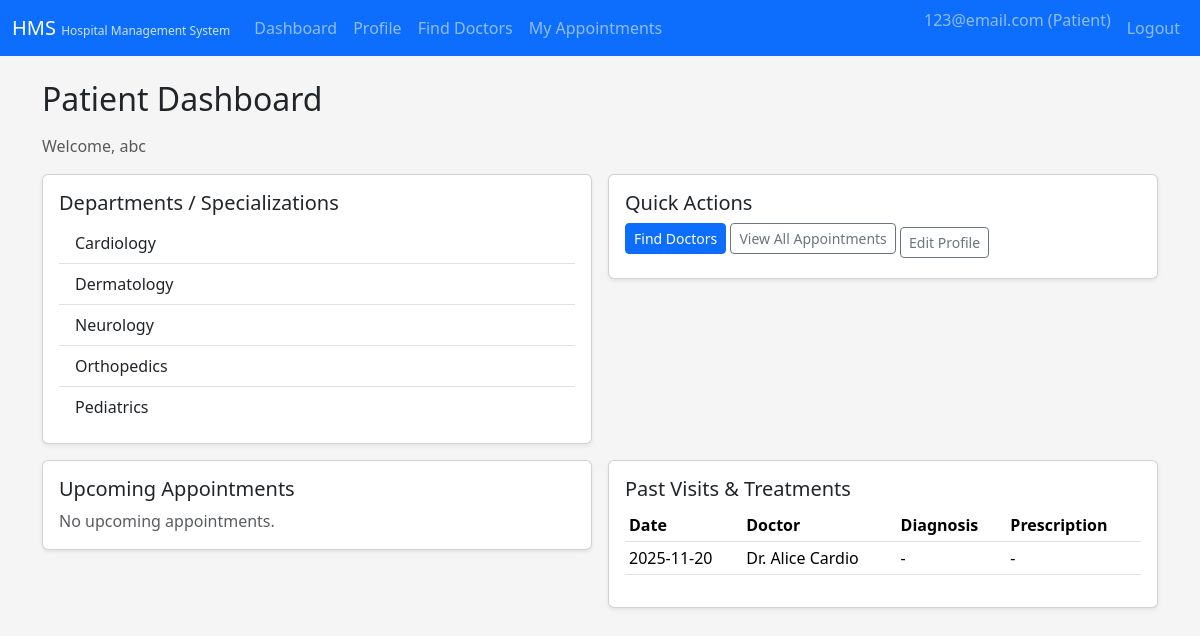
/patient/dashboard (signed in), run on an earlier commit of the app's database.
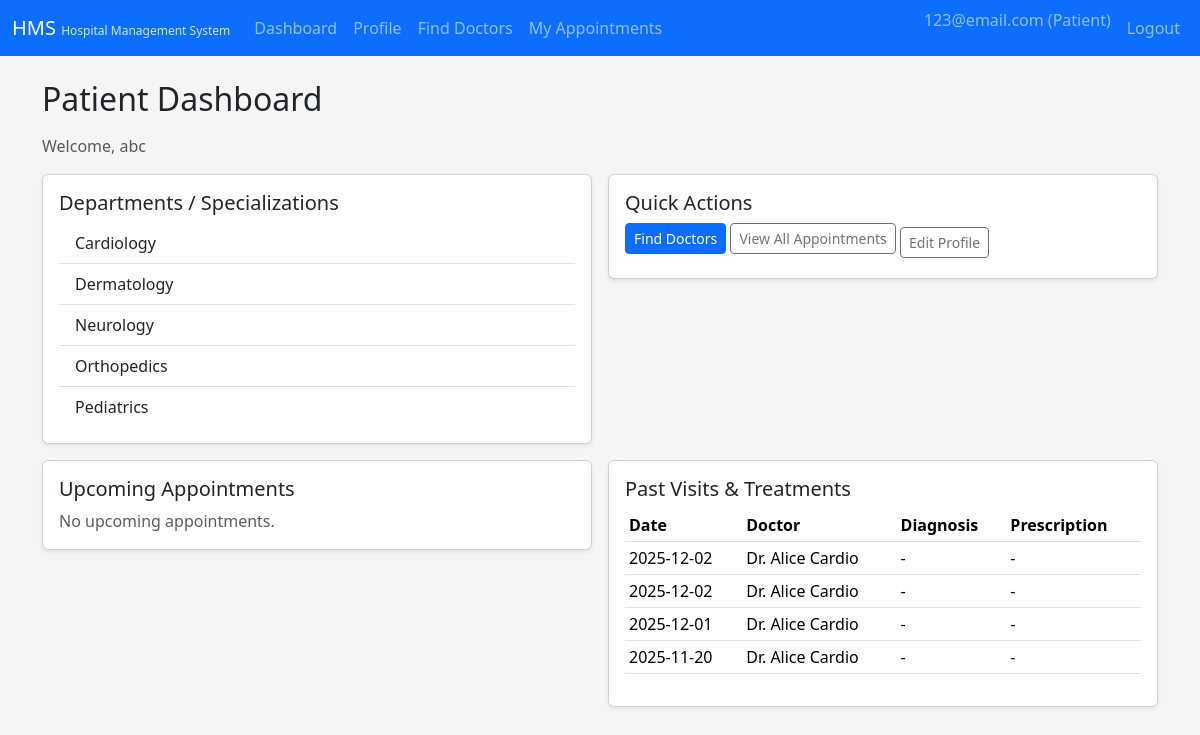
And on a later commit of the database.
### tables this page shows
CREATE TABLE users (
    id INTEGER PRIMARY KEY AUTOINCREMENT,
    email TEXT NOT NULL UNIQUE,
    password_hash TEXT NOT NULL,
    role TEXT NOT NULL CHECK (role IN ('admin', 'doctor', 'patient')),
    status TEXT NOT NULL DEFAULT 'active' CHECK (status IN ('active', 'blacklisted'))
);

CREATE TABLE patient_profiles (
    id INTEGER PRIMARY KEY AUTOINCREMENT,
    user_id INTEGER NOT NULL UNIQUE,
    name TEXT NOT NULL,
    age INTEGER,
    gender TEXT,
    phone TEXT,
    address TEXT,
    emergency_contact TEXT,
    FOREIGN KEY (user_id) REFERENCES users (id) ON DELETE CASCADE
);

CREATE TABLE departments (
    id INTEGER PRIMARY KEY AUTOINCREMENT,
    name TEXT NOT NULL UNIQUE,
    description TEXT
);

CREATE TABLE appointments (
    id INTEGER PRIMARY KEY AUTOINCREMENT,
    patient_id INTEGER NOT NULL,
    doctor_id INTEGER NOT NULL,
    department_id INTEGER,
    date TEXT NOT NULL,         -- 'YYYY-MM-DD'
    time TEXT NOT NULL,         -- 'HH:MM'
    status TEXT NOT NULL DEFAULT 'Booked'
        CHECK (status IN ('Booked', 'Completed', 'Cancelled')),
    created_at TEXT NOT NULL,   -- ISO datetime string
    FOREIGN KEY (patient_id) REFERENCES patient_profiles (id) ON DELETE CASCADE,
    FOREIGN KEY (doctor_id) REFERENCES doctor_profiles (id) ON DELETE CASCADE,
    FOREIGN KEY (department_id) REFERENCES departments (id) ON DELETE SET NULL,
    UNIQUE (doctor_id, date, time)
);

CREATE TABLE doctor_profiles (
    id INTEGER PRIMARY KEY AUTOINCREMENT,
    user_id INTEGER NOT NULL UNIQUE,
    department_id INTEGER,
    name TEXT NOT NULL,
    specialization TEXT,
    phone TEXT,
    bio TEXT,
    FOREIGN KEY (user_id) REFERENCES users (id) ON DELETE CASCADE,
    FOREIGN KEY (department_id) REFERENCES departments (id) ON DELETE SET NULL
);

### patient_routes.py (the view)
    @app.route("/patient/dashboard")
    @role_required("patient")
    def patient_dashboard():
        patient = get_patient_profile_for_current_user()
        if not patient:
            flash("Patient profile not found.", "danger")
            return redirect(url_for("logout"))
        today_str = date.today().isoformat()
        conn = get_db()
        cur = conn.cursor()
        cur.execute("SELECT * FROM departments ORDER BY name")
        departments = cur.fetchall()
        cur.execute(
            """
            SELECT a.*, d.name AS doctor_name
            FROM appointments a
            JOIN doctor_profiles d ON a.doctor_id = d.id
            WHERE a.patient_id = ? AND a.date >= ?
            ORDER BY a.date, a.time
            """,
            (patient["id"], today_str),
        )
        upcoming = cur.fetchall()
        cur.execute(
            """
            SELECT a.*, d.name AS doctor_name, t.diagnosis, t.prescription
            FROM appointments a
            JOIN doctor_profiles d ON a.doctor_id = d.id
            LEFT JOIN treatments t ON t.appointment_id = a.id
            WHERE a.patient_id = ? AND a.date < ?
            ORDER BY a.date DESC, a.time DESC
            """,
            (patient["id"], today_str),
        )
        past = cur.fetchall()
        conn.close()
        return render_template(
            "patient/dashboard.html",
            patient=patient,
            departments=departments,
            upcoming=upcoming,
            past=past,
        )

### app.py (called while the page is built)
@login_manager.user_loader
def load_user(user_id):
    conn = get_db()
    cur = conn.cursor()
    cur.execute("SELECT * FROM users WHERE id = ?", (user_id,))
    row = cur.fetchone()
    conn.close()
    if row:
        return User(row)
    return None

### db.py (called while the page is built)
def get_db():
    conn = sqlite3.connect(
        DB_PATH,
        timeout=10.0,          # wait up to 10s for locks instead of failing immediately
        check_same_thread=False,  # allow multi-threaded access (Flask dev server)
    )
    conn.row_factory = sqlite3.Row  # access columns by name: row["email"]
    conn.execute("PRAGMA foreign_keys = ON;")
    conn.execute("PRAGMA journal_mode = WAL;")
    return conn

### security.py (called while the page is built)
def role_required(role):
    def decorator(view_func):
        @wraps(view_func)
        @login_required
        def wrapped(*args, **kwargs):
            if current_user.role != role:
                flash("You are not authorized to view this page.", "danger")
                return redirect(url_for("index"))
            if current_user.status != "active":
                flash("Your account is not active. Please contact hospital staff.", "warning")
                return redirect(url_for("logout"))
            return view_func(*args, **kwargs)
        return wrapped
    return decorator

def get_patient_profile_for_current_user():
    conn = get_db()
    cur = conn.cursor()
    cur.execute("SELECT * FROM patient_profiles WHERE user_id = ?", (current_user.id,))
    patient = cur.fetchone()
    conn.close()
    return patient

### templates/patient/dashboard.html (shortened to what this page needs)
{% extends "base.html" %}
{% block content %}
<h2 class="mb-3">Patient Dashboard</h2>
<p class="text-muted">Welcome, {{ patient.name }}</p>
<div class="row g-3 mb-3">
  <div class="col-md-6">
    <div class="card shadow-sm">
      <div class="card-body">
        <h5 class="card-title">Departments / Specializations</h5>
        {% if departments %}
          <ul class="list-group list-group-flush mt-2">
            {% for d in departments %}
              <li class="list-group-item d-flex justify-content-between align-items-center">
                {{ d.name }}
              </li>
            {% endfor %}
          </ul>
        {% else %}
          <p class="mt-2 mb-0 text-muted">No departments configured yet.</p>
        {% endif %}
      </div>
    </div>
  </div>
  <div class="col-md-6">
    <div class="card shadow-sm mb-3">
      <div class="card-body">
        <h5 class="card-title">Quick Actions</h5>
        <a href="{{ url_for('patient_doctors') }}" class="btn btn-primary btn-sm mb-2">
          Find Doctors
        </a>
        <a href="{{ url_for('patient_appointments') }}" class="btn btn-outline-secondary btn-sm mb-2">
          View All Appointments
        </a>
        <a href="{{ url_for('patient_profile') }}" class="btn btn-outline-secondary btn-sm">
          Edit Profile
        </a>
      </div>
    </div>
  </div>
</div>
<div class="row g-3">
  <div class="col-md-6">
    <div class="card shadow-sm">
      <div class="card-body">
        <h5 class="card-title">Upcoming Appointments</h5>
        {% if upcoming %}
          <table class="table table-sm align-middle mt-2">
            <thead>
              <tr>
                <th>Date</th>
                <th>Time</th>
                <th>Doctor</th>
                <th>Status</th>
              </tr>
            </thead>
            <tbody>
              {% for a in upcoming %}
                <tr>
                  <td>{{ a.date }}</td>
                  <td>{{ a.time }}</td>
                  <td>{{ a.doctor_name }}</td>
                  <td>{{ a.status }}</td>
                </tr>
              {% endfor %}
            </tbody>
          </table>
        {% else %}
          <p class="mt-2 mb-0 text-muted">No upcoming appointments.</p>
        {% endif %}
      </div>
    </div>
  </div>
  <div class="col-md-6">
    <div class="card shadow-sm">
      <div class="card-body">
        <h5 class="card-title">Past Visits & Treatments</h5>
        {% if past %}
          <table class="table table-sm align-middle mt-2">
            <thead>
              <tr>
                <th>Date</th>
                <th>Doctor</th>
                <th>Diagnosis</th>
                <th>Prescription</th>
              </tr>
            </thead>
            <tbody>
              {% for a in past %}
                <tr>
                  <td>{{ a.date }}</td>
                  <td>{{ a.doctor_name }}</td>
                  <td>{{ a.diagnosis or '-' }}</td>
                  <td>{{ a.prescription or '-' }}</td>
                </tr>
              {% endfor %}
            </tbody>
          </table>
        {% else %}
          <p class="mt-2 mb-0 text-muted">No past visits recorded.</p>
        {% endif %}
      </div>
    </div>
  </div>
</div>
{% endblock %}

### templates/base.html (shortened to what this page needs)
<!doctype html>
<html lang="en">
<head>
  <link
    href="https://cdn.jsdelivr.net/npm/bootstrap@5.3.3/dist/css/bootstrap.min.css"
    rel="stylesheet"
  >
</head>
<body>
<nav class="navbar navbar-expand-lg navbar-dark bg-primary">
  <div class="container-fluid">
    <a class="navbar-brand" href="{{ url_for('index') }}">
      HMS
      <span class="small d-none d-sm-inline">Hospital Management System</span>
    </a>
    <div class="collapse navbar-collapse" id="navbarContent">
      <ul class="navbar-nav me-auto mb-2 mb-lg-0">
        {% if current_user.is_authenticated %}
              {% if current_user.role == 'admin' %}
            <li class="nav-item">
              <a class="nav-link" href="{{ url_for('admin_dashboard') }}">Dashboard</a>
            </li>
          {% elif current_user.role == 'doctor' %}
            <li class="nav-item">
              <a class="nav-link" href="{{ url_for('doctor_dashboard') }}">Dashboard</a>
            </li>
          {% elif current_user.role == 'patient' %}
            <li class="nav-item">
              <a class="nav-link" href="{{ url_for('patient_dashboard') }}">Dashboard</a>
            </li>
            <li class="nav-item">
              <a class="nav-link" href="{{ url_for('patient_profile') }}">Profile</a>
            </li>
            <li class="nav-item">
              <a class="nav-link" href="{{ url_for('patient_doctors') }}">Find Doctors</a>
            </li>
            <li class="nav-item">
              <a class="nav-link" href="{{ url_for('patient_appointments') }}">My Appointments</a>
            </li>
          {% endif %}
        {% endif %}
      </ul>
      <ul class="navbar-nav ms-auto">
        {% if current_user.is_authenticated %}
          <li class="nav-item">
            <span class="navbar-text me-2">
              {{ current_user.email }} ({{ current_user.role|capitalize }})
            </span>
          </li>
          <li class="nav-item">
            <a class="nav-link" href="{{ url_for('logout') }}">Logout</a>
          </li>
        {% else %}
          <li class="nav-item">
            <a class="nav-link" href="{{ url_for('login') }}">Login</a>
          </li>
        {% endif %}
      </ul>
    </div>
  </div>
</nav>
<main class="container py-4">
  {% block content %}{% endblock %}
</main>
</body>
</html>

### templates/base.html (style rules this page uses)
body { background-color: #f5f5f5; }
.navbar-brand span.small { font-size: 0.75rem; opacity: 0.8; }

What changed in the data, as far as the page shows it:
added appointments: date "2025-12-02", doctor_name "Dr. Alice Cardio", diagnosis "-", prescription "-"
added appointments: date "2025-12-02", doctor_name "Dr. Alice Cardio", diagnosis "-", prescription "-"
added appointments: date "2025-12-01", doctor_name "Dr. Alice Cardio", diagnosis "-", prescription "-"
